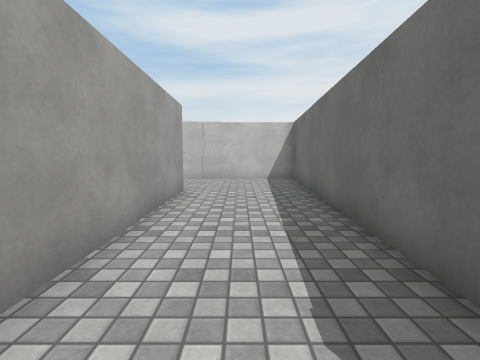
[1] (above)

16 first-person views from a walk through a scene from a Unity 3-D project. The camera is 1.2 m above the floor, tilts 6° down and sees 85° across. The floor is counted in squares, 1 m on a side. Each view is taken from the middle of a square. On the plan, view 1 faces up. The plan holds only what a view shows up to about 12 squares ahead; the rest is blank. Surface patterns are stand-ins for the level's own textures.

[2]
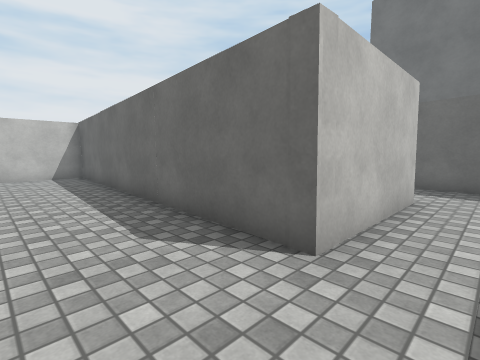

[3]
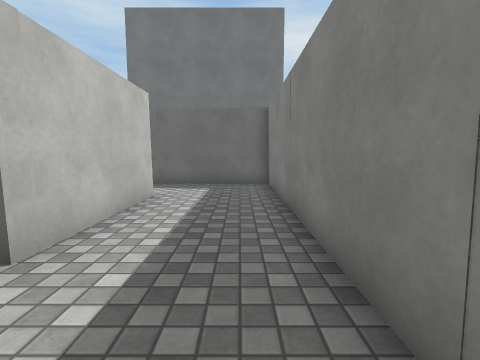

[4]
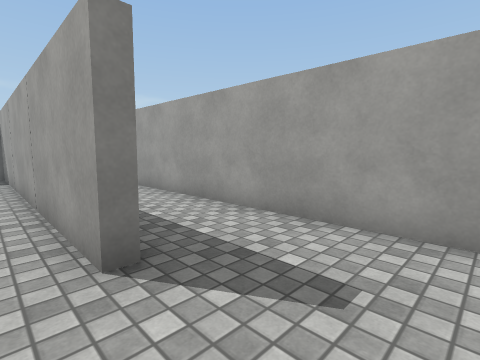

[5]
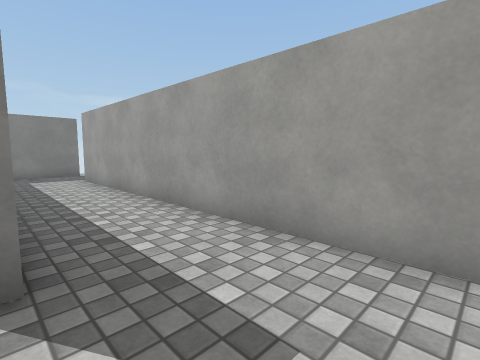

[6]
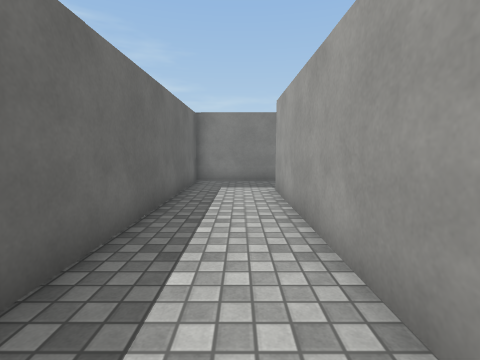

[7]
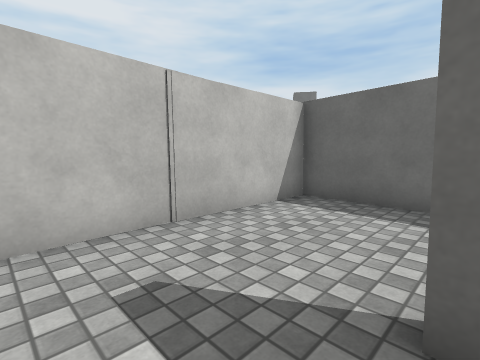

[8]
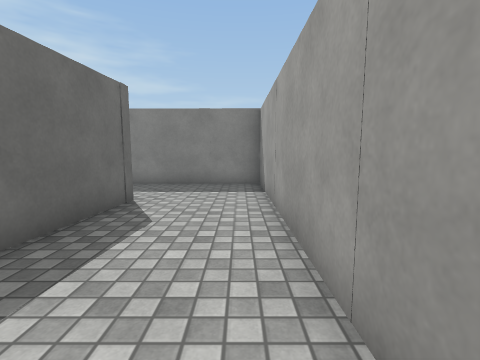

[9]
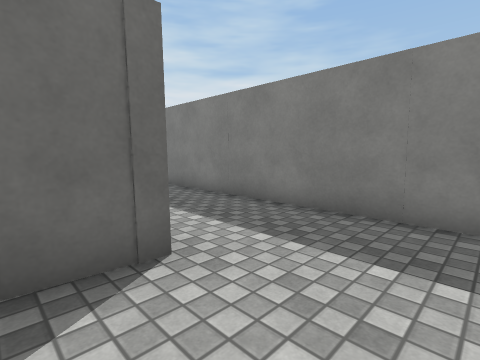

[10]
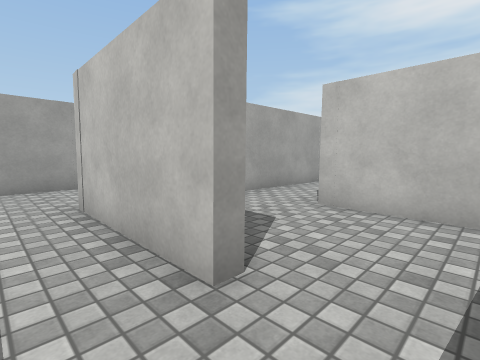

[11]
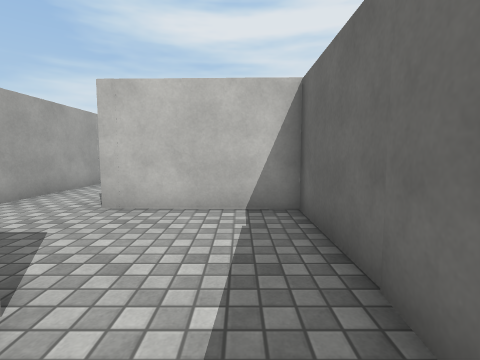

[12]
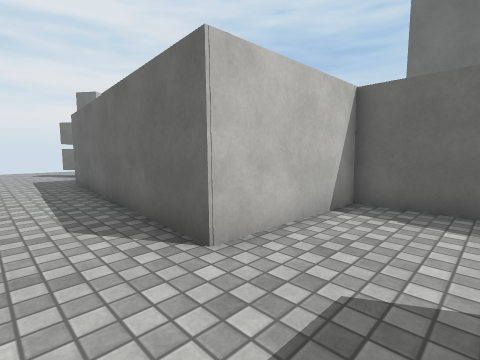

[13]
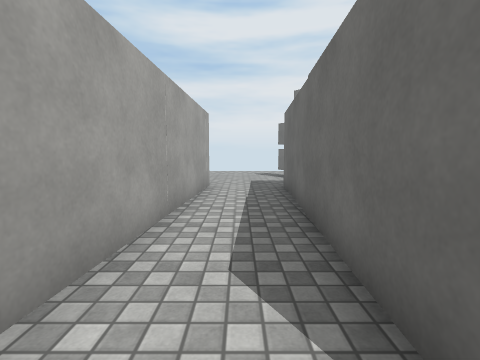

[14]
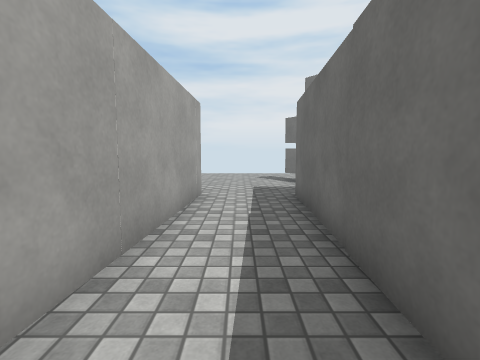

[15]
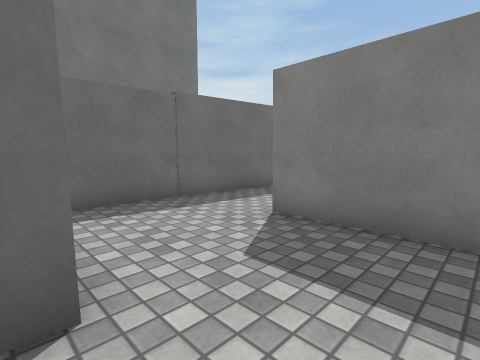

[16]
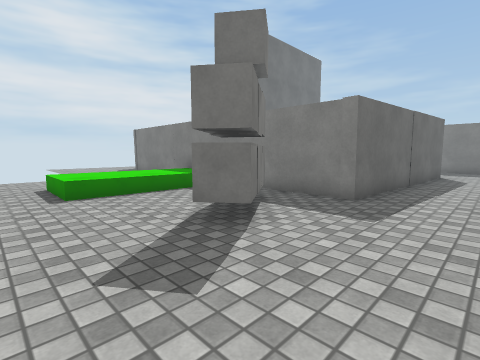

### Floor plan
Key: @ floor where view 1 was taken; # wall or solid block; . main floor; : floor 0.5 m higher than the main floor; / step, stairs or slope; O other object.
Columns run from 5 left of view 1 to 16 right of it. Each row starts with its distance up from view 1.
 19         . .........
 18          .............
 17         ........::/...
 16         ...OO...::/
 15         ....OO..::/
 14         ....OO .::/
 13         ......   :/
 12 #########..########
 11 #.......#..#
 10 #......##..#
  9 #......##.##
  8 #..#...#..#
  7 #..#...#..#
  6 #..#...#..#
  5 #..#...#..#
  4 #..#...#..#####
  3 #..#...#......#
  2 #..#...#......#
  1 #..#...#......#
  0 #..#.@.#####..#
 -1 #..#..........#
 -2 ...#..........#
 -3 ...#..........#
 -4 ###############

Where each view was taken, in squares from view 1:
view 1: 0 up, 0 right, facing up
view 2: 2 down, 1 left, facing up-right
view 3: 3 down, 1 left, facing right
view 4: 11 up, 1 left, facing down-left
view 5: 11 up, 2 left, facing down-left
view 6: 7 up, 4 left, facing down
view 7: 8 up, 4 left, facing up-right
view 8: 6 up, 1 left, facing down
view 9: 1 up, 1 left, facing down-right
view 10: 2 down, 8 right, facing up-left
view 11: 2 down, 8 right, facing up
view 12: 1 up, 3 right, facing up-right
view 13: 3 up, 4 right, facing up
view 14: 5 up, 4 right, facing up
view 15: 4 up, 3 right, facing down-right
view 16: 19 up, 3 right, facing down-right
